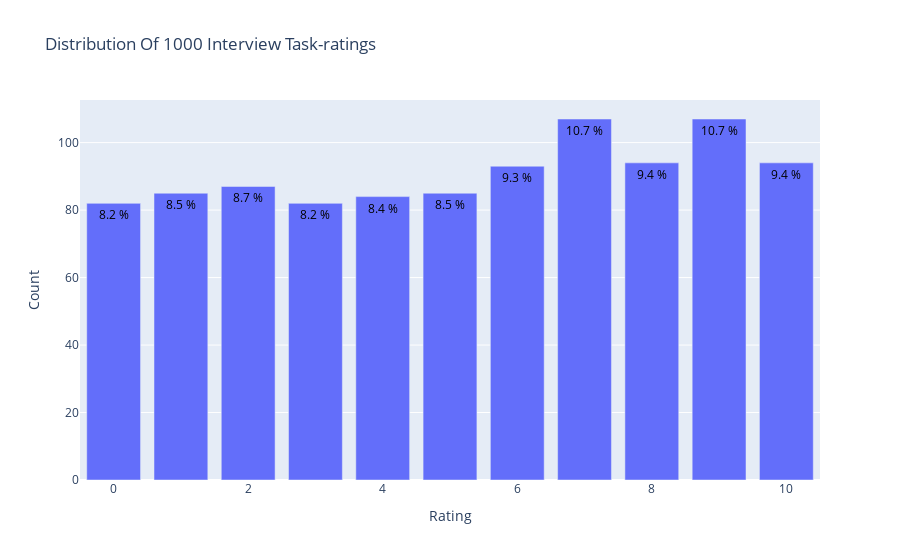

Source (notebook cell):
### Code cell
# Reading the task dataset
columns2 =['TaskId','TaskName','Task']
tasks = pd.read_csv('DataRecommenderSystem/TasksInterviewVisitor.csv', sep=',', names = columns2, encoding='latin-1')
task_names = tasks[['TaskId','TaskName','Task']]
task_names.head()

# Distribution of task-ratings
data = frame['rating'].value_counts().sort_index(ascending=False)
trace = go.Bar(x = data.index,
               text = ['{:.1f} %'.format(val) for val in (data.values / frame.shape[0] * 100)],
               textposition = 'auto',
               textfont = dict(color = '#000000'),
               y = data.values,
               )
# Create layout
layout = dict(title = 'Distribution Of {} Interview Task-ratings'.format(frame.shape[0]),
              xaxis = dict(title = 'Rating'),
              yaxis = dict(title = 'Count'))
# Create plot
fig = go.Figure(data=[trace], layout=layout)
iplot(fig)

### Figure 1 — Plotly figure (JSON) as saved in the notebook; plotly's stock layout.template omitted (floating-point values rounded to 4 significant figures)
{"data": [{"text": ["9.4 %", "10.7 %", "9.4 %", "10.7 %", "9.3 %", "8.5 %", "8.4 %", "8.2 %", "8.7 %", "8.5 %", "8.2 %"], "textfont": {"color": "#000000"}, "textposition": "auto", "type": "bar", "x": [10, 9, 8, 7, 6, 5, 4, 3, 2, 1, 0], "y": [94, 107, 94, 107, 93, 85, 84, 82, 87, 85, 82]}], "layout": {"title": {"text": "Distribution Of 1000 Interview Task-ratings"}, "xaxis": {"title": {"text": "Rating"}}, "yaxis": {"title": {"text": "Count"}}}}
